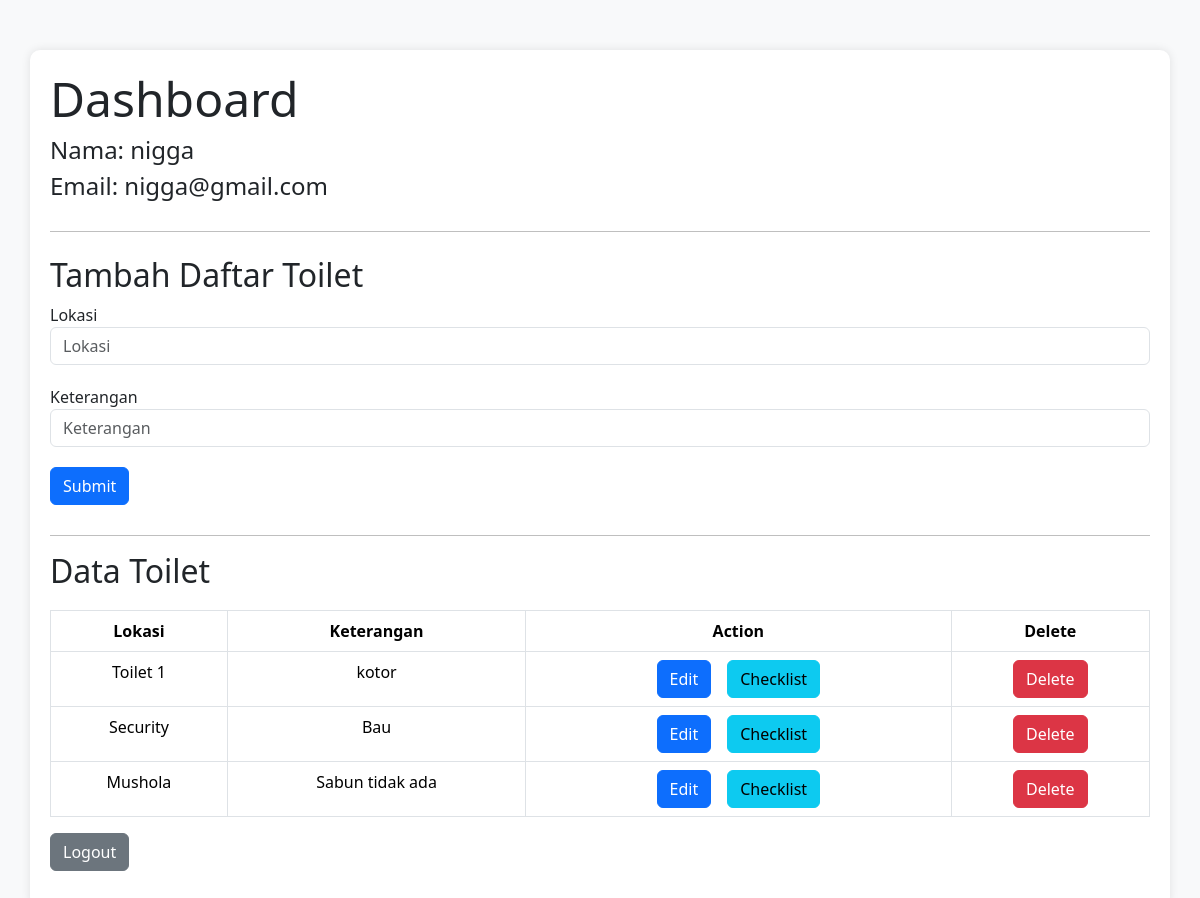
/pages/dashboard.php (signed in), run on the app's committed database.
### tables this page shows
CREATE TABLE `toilet` (
  `id` int(11) NOT NULL,
  `lokasi` varchar(45) DEFAULT NULL,
  `keterangan` varchar(45) DEFAULT NULL
);

### pages/dashboard.php (the view, shortened to what this page needs)
<?php
require_once("../api/config.php");
$sql = "SELECT * FROM toilet";
$stmt = $db->query($sql);
$rows = $stmt->fetchAll(PDO::FETCH_ASSOC);
?>
<!DOCTYPE html>
<html lang="en">
<head>
    <link href="https://cdn.jsdelivr.net/npm/bootstrap@5.3.2/dist/css/bootstrap.min.css" rel="stylesheet">
</head>
<body>
    <div class="container">
        <h2 class="display-5">Dashboard</h2>
        <h4>Nama: <?php echo $_SESSION["user"]["name"]?></h4>
        <h4>Email: <?php echo $_SESSION["user"]["email"] ?></h4>
        <hr>
        <h2 class="mt-4">Tambah Daftar Toilet</h2>
        <form action="" method="POST">
            <div class="form-group">
                <label for="lokasi">Lokasi</label>
                <input type="text" name="lokasi" class="form-control" placeholder="Lokasi">
            </div>
            <div class="form-group">
                <label for="keterangan">Keterangan</label>
                <input type="text" name="keterangan" class="form-control" placeholder="Keterangan">
            </div>
            <input type="submit" class="btn btn-primary btn-block" name="submit" value="Submit" />
        </form>
        <hr>
        <h2>Data Toilet</h2>
        <?php if (isset($rows) && is_array($rows) && count($rows) > 0): ?>
            <table class="table table-bordered">
                <thead class="thead-dark">
                    <tr>
                        <th>Lokasi</th>
                        <th>Keterangan</th>
                        <th>Action</th>
                        <th>Delete</th>
                    </tr>
                </thead>
                <tbody>
                    <?php foreach ($rows as $row): ?>
                        <tr>
                            <td><?php echo $row['lokasi']; ?></td>
                            <td><?php echo $row['keterangan']; ?></td>
                            <td class="align-middle">
                                <div class="d-flex justify-content-center">
                                    <a href="/api/toilet/edit_toilet.php?id=<?php echo $row['id']; ?>" class="btn btn-primary mx-2">Edit</a>
                                    <a href="checklist.php?id=<?php echo $row['id']; ?>" class="btn btn-info mx-2">Checklist</a>
                                </div>
                            </td>
                            <td>
                                <form action="" method="POST">
                                    <input type="submit" class="btn btn-danger" name="delete" value="Delete">
                                </form>
                            </td>
                        </tr>
                    <?php endforeach; ?>
                </tbody>
            </table>
        <?php else: ?>
            <p>No data available.</p>
        <?php endif; ?>
        <p class="mt-3"><a href="auth/logout.php" class="btn btn-secondary">Logout</a></p>
    </div>
</body>
</html>

### pages/dashboard.php (style rules this page uses)
body { background-color: #f8f9fa; }
.container { background-color: #ffffff; padding: 20px; border-radius: 10px; box-shadow: 0 0 10px rgba(0, 0, 0, 0.1); margin-top: 50px; }
.form-group { margin-bottom: 20px; }
table { width: 100%; border-collapse: collapse; margin-top: 20px; }
th, td { padding: 10px; text-align: center; }
th { background-color: #007bff; color: black; }
tr:nth-child(even) { background-color: #f2f2f2; }
hr { margin-top: 30px; color: black; }

### data on the page
toilet: lokasi "Toilet 1", keterangan "kotor"
toilet: lokasi "Security", keterangan "Bau"
toilet: lokasi "Mushola", keterangan "Sabun tidak ada"

### other printed values
$_SESSION["user"]["name"] "nigga"
$_SESSION["user"]["email"] "nigga@gmail.com"
